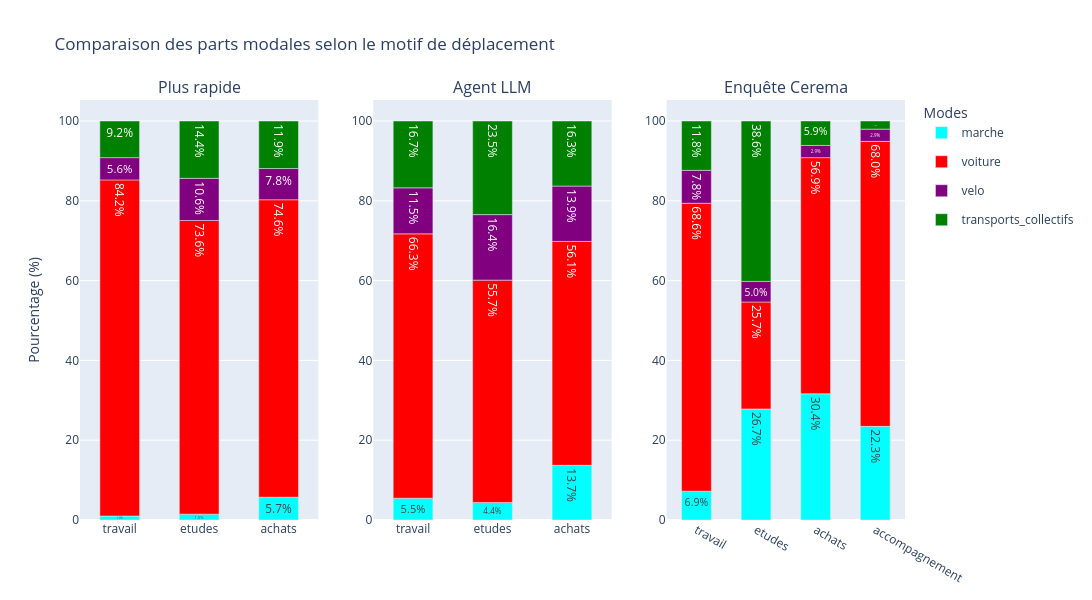

The code cell stored with this chart in its notebook:
### Code cell
bar_graph(moves, cerema["parts_modales_2023"]["motif_deplacement"], "Comparaison des parts modales selon le motif de déplacement", x_name="Motifs de déplacement")

### Figure 1 — Plotly figure (JSON) as saved in the notebook; plotly's stock layout.template omitted (floating-point values rounded to 4 significant figures)
{"data": [{"legendgroup": "marche", "marker": {"color": "cyan"}, "name": "marche", "showlegend": true, "text": ["0.9925558312655087", "1.466275659824047", "5.709624796084829", "inf", "inf", "inf"], "textposition": "inside", "texttemplate": "%{text:.1f}%", "type": "bar", "x": ["travail", "etudes", "achats", null, null, null], "xaxis": "x", "y": [8, 5, 35, 173, 27, 22], "yaxis": "y"}, {"legendgroup": "voiture", "marker": {"color": "red"}, "name": "voiture", "showlegend": true, "text": ["84.24317617866005", "73.60703812316716", "74.55138662316476", "inf", "inf", "inf"], "textposition": "inside", "texttemplate": "%{text:.1f}%", "type": "bar", "x": ["travail", "etudes", "achats", null, null, null], "xaxis": "x", "y": [679, 251, 457, 1228, 501, 515], "yaxis": "y"}, {"legendgroup": "velo", "marker": {"color": "purple"}, "name": "velo", "showlegend": true, "text": ["5.583126550868486", "10.557184750733137", "7.830342577487764", "inf", "inf", "inf"], "textposition": "inside", "texttemplate": "%{text:.1f}%", "type": "bar", "x": ["travail", "etudes", "achats", null, null, null], "xaxis": "x", "y": [45, 36, 48, 265, 37, 60], "yaxis": "y"}, {"legendgroup": "transports_collectifs", "marker": {"color": "green"}, "name": "transports_collectifs", "showlegend": true, "text": ["9.181141439205955", "14.369501466275661", "11.908646003262643", "inf", "inf", "inf"], "textposition": "inside", "texttemplate": "%{text:.1f}%", "type": "bar", "x": ["travail", "etudes", "achats", null, null, null], "xaxis": "x", "y": [74, 49, 73, 384, 86, 64], "yaxis": "y"}, {"legendgroup": "marche", "marker": {"color": "cyan"}, "name": "marche", "showlegend": false, "text": ["5.459057071960298", "4.398826979472141", "13.70309951060359", "inf", "inf", "inf"], "textposition": "inside", "texttemplate": "%{text:.1f}%", "type": "bar", "x": ["travail", "etudes", "achats", null, null, null], "xaxis": "x2", "y": [44, 15, 84, 265, 100, 69], "yaxis": "y2"}, {"legendgroup": "voiture", "marker": {"color": "red"}, "name": "voiture", "showlegend": false, "text": ["66.25310173697271", "55.718475073313776", "56.11745513866232", "inf", "inf", "inf"], "textposition": "inside", "texttemplate": "%{text:.1f}%", "type": "bar", "x": ["travail", "etudes", "achats", null, null, null], "xaxis": "x2", "y": [534, 190, 344, 1148, 375, 403], "yaxis": "y2"}, {"legendgroup": "velo", "marker": {"color": "purple"}, "name": "velo", "showlegend": false, "text": ["11.538461538461538", "16.422287390029325", "13.866231647634583", "inf", "inf", "inf"], "textposition": "inside", "texttemplate": "%{text:.1f}%", "type": "bar", "x": ["travail", "etudes", "achats", null, null, null], "xaxis": "x2", "y": [93, 56, 85, 253, 61, 81], "yaxis": "y2"}, {"legendgroup": "transports_collectifs", "marker": {"color": "green"}, "name": "transports_collectifs", "showlegend": false, "text": ["16.74937965260546", "23.46041055718475", "16.31321370309951", "inf", "inf", "inf"], "textposition": "inside", "texttemplate": "%{text:.1f}%", "type": "bar", "x": ["travail", "etudes", "achats", null, null, null], "xaxis": "x2", "y": [135, 80, 100, 384, 115, 108], "yaxis": "y2"}, {"legendgroup": "marche", "marker": {"color": "cyan"}, "name": "marche", "showlegend": false, "text": ["6.862745098039216", "26.732673267326735", "30.392156862745097", "22.330097087378643"], "textposition": "inside", "texttemplate": "%{text:.1f}%", "type": "bar", "x": ["travail", "etudes", "achats", "accompagnement"], "xaxis": "x3", "y": [7, 27, 31, 23], "yaxis": "y3"}, {"legendgroup": "voiture", "marker": {"color": "red"}, "name": "voiture", "showlegend": false, "text": ["68.62745098039215", "25.742574257425744", "56.86274509803921", "67.96116504854369"], "textposition": "inside", "texttemplate": "%{text:.1f}%", "type": "bar", "x": ["travail", "etudes", "achats", "accompagnement"], "xaxis": "x3", "y": [70, 26, 58, 70], "yaxis": "y3"}, {"legendgroup": "velo", "marker": {"color": "purple"}, "name": "velo", "showlegend": false, "text": ["7.8431372549019605", "4.9504950495049505", "2.941176470588235", "2.912621359223301"], "textposition": "inside", "texttemplate": "%{text:.1f}%", "type": "bar", "x": ["travail", "etudes", "achats", "accompagnement"], "xaxis": "x3", "y": [8, 5, 3, 3], "yaxis": "y3"}, {"legendgroup": "transports_collectifs", "marker": {"color": "green"}, "name": "transports_collectifs", "showlegend": false, "text": ["11.76470588235294", "38.613861386138616", "5.88235294117647", "1.9417475728155338"], "textposition": "inside", "texttemplate": "%{text:.1f}%", "type": "bar", "x": ["travail", "etudes", "achats", "accompagnement"], "xaxis": "x3", "y": [12, 39, 6, 2], "yaxis": "y3"}], "layout": {"annotations": [{"font": {"size": 16}, "showarrow": false, "text": "Plus rapide", "x": 0.1444, "xanchor": "center", "xref": "paper", "y": 1.0, "yanchor": "bottom", "yref": "paper"}, {"font": {"size": 16}, "showarrow": false, "text": "Agent LLM", "x": 0.5, "xanchor": "center", "xref": "paper", "y": 1.0, "yanchor": "bottom", "yref": "paper"}, {"font": {"size": 16}, "showarrow": false, "text": "Enquête Cerema", "x": 0.8556, "xanchor": "center", "xref": "paper", "y": 1.0, "yanchor": "bottom", "yref": "paper"}], "bargap": 0.5, "barmode": "relative", "barnorm": "percent", "height": 600, "legend": {"title": {"text": "Modes"}}, "title": {"text": "Comparaison des parts modales selon le motif de déplacement"}, "width": 1300, "xaxis": {"anchor": "y", "categoryarray": ["travail", "etudes", "achats", "accompagnement"], "categoryorder": "array", "domain": [0.0, 0.2889], "showgrid": false, "type": "category"}, "xaxis2": {"anchor": "y2", "categoryarray": ["travail", "etudes", "achats", "accompagnement"], "categoryorder": "array", "domain": [0.3556, 0.6444], "showgrid": false, "type": "category"}, "xaxis3": {"anchor": "y3", "categoryarray": ["travail", "etudes", "achats", "accompagnement"], "categoryorder": "array", "domain": [0.7111, 1.0], "showgrid": false, "type": "category"}, "yaxis": {"anchor": "x", "domain": [0.0, 1.0], "title": {"text": "Pourcentage (%)"}}, "yaxis2": {"anchor": "x2", "domain": [0.0, 1.0]}, "yaxis3": {"anchor": "x3", "domain": [0.0, 1.0]}}}
